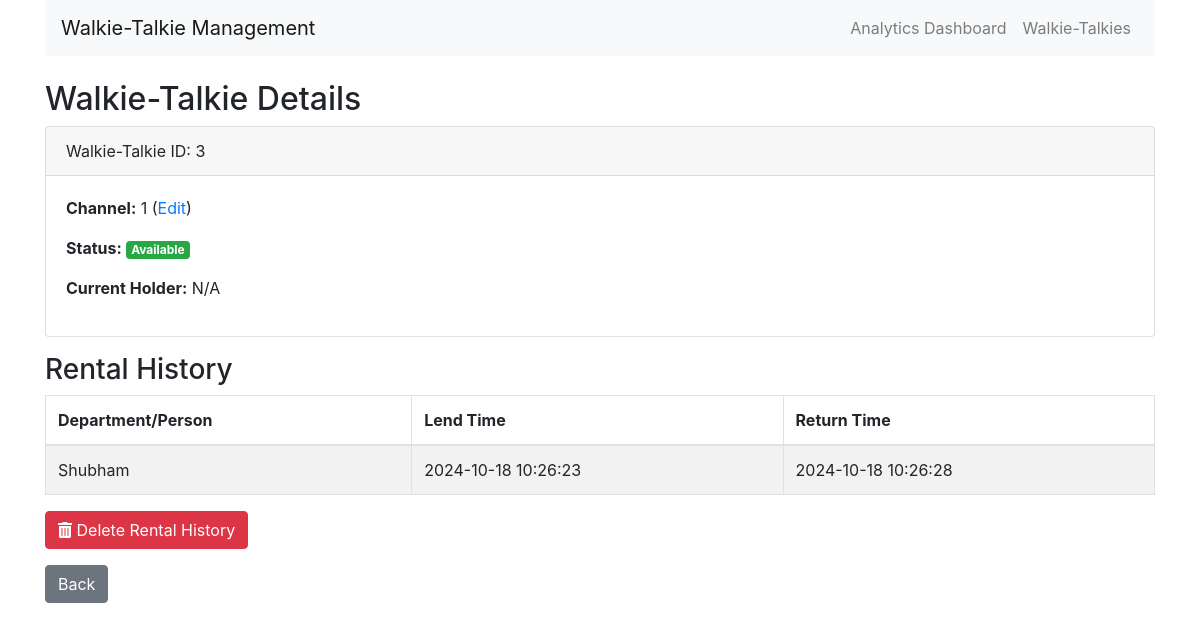
The page /walkie_talkie/3 on the database as committed earlier.
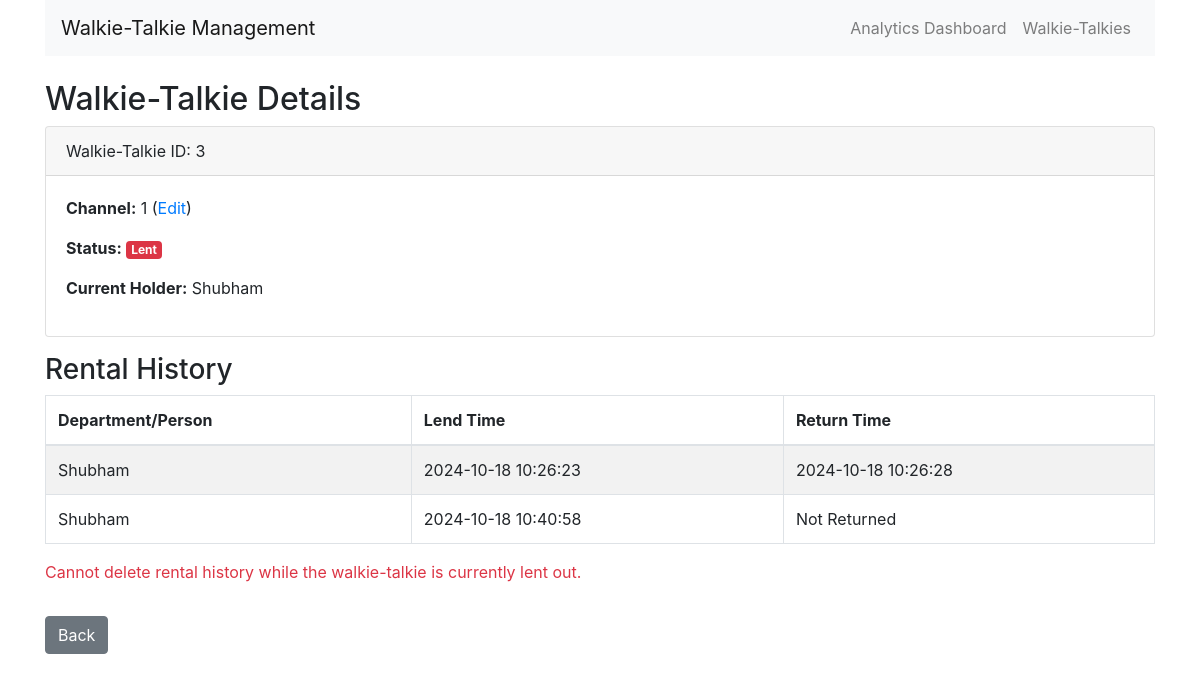
The same page on the database as committed later.
### models.py (models this page shows)
class WalkieTalkie(db.Model):
    id = db.Column(db.Integer, primary_key=True)
    channel = db.Column(db.Integer, nullable=True, default=1)
    is_lent = db.Column(db.Boolean, default=False)
    current_holder = db.Column(db.String(100), nullable=True)
    is_charged = db.Column(db.Boolean, default=False)  # Default is now False (discharged)
    rental_history = db.relationship('Rental', backref='walkie_talkie', lazy=True)

class Rental(db.Model):
    id = db.Column(db.Integer, primary_key=True)
    walkie_talkie_id = db.Column(db.Integer, db.ForeignKey('walkie_talkie.id'))
    department_id = db.Column(db.Integer, db.ForeignKey('department.id'))
    lend_time = db.Column(db.DateTime, default=get_ist_now)
    return_time = db.Column(db.DateTime, nullable=True)

class Department(db.Model):
    id = db.Column(db.Integer, primary_key=True)
    name = db.Column(db.String(100), nullable=False, unique=True)
    rental_history = db.relationship('Rental', backref='department', lazy=True)

### routes.py (the view)
@app.route('/walkie_talkie/<int:wt_id>')
def view_walkie_talkie(wt_id):
    wt = WalkieTalkie.query.get_or_404(wt_id)
    rentals = Rental.query.filter_by(walkie_talkie_id=wt_id).all()
    return render_template('walkie_talkie.html', wt=wt, rentals=rentals)

### templates/walkie_talkie.html
{% extends 'base.html' %}
{% block content %}
<h2>Walkie-Talkie Details</h2>
<div class="card mb-3">
    <div class="card-header">
        Walkie-Talkie ID: {{ wt.id }}
    </div>
    <div class="card-body">
        <p><strong>Channel:</strong> {{ wt.channel }} (<a href="{{ url_for('edit_walkie_talkie', wt_id=wt.id) }}">Edit</a>)</p>
        <p><strong>Status:</strong>
            {% if wt.is_lent %}
                <span class="badge badge-danger">Lent</span>
            {% else %}
                <span class="badge badge-success">Available</span>
            {% endif %}
        </p>
        <p><strong>Current Holder:</strong> {{ wt.current_holder or 'N/A' }}</p>
    </div>
</div>
<h3>Rental History</h3>
{% if rentals %}
<table class="table table-striped table-bordered">
    <thead>
        <tr>
            <th>Department/Person</th>
            <th>Lend Time</th>
            <th>Return Time</th>
        </tr>
    </thead>
    <tbody>
        {% for rental in rentals %}
        <tr>
            <td>{{ rental.department.name }}</td>
            <td>{{ rental.lend_time.strftime('%Y-%m-%d %H:%M:%S') }}</td>
            <td>{{ rental.return_time.strftime('%Y-%m-%d %H:%M:%S') if rental.return_time else 'Not Returned' }}</td>
        </tr>
        {% endfor %}
    </tbody>
</table>
{% if not wt.is_lent %}
<form action="{{ url_for('delete_rental_history', wt_id=wt.id) }}" method="post" onsubmit="return confirm('Are you sure you want to delete all rental history for this walkie-talkie? This action cannot be undone.');">
    <button type="submit" class="btn btn-danger">
        <i class="fas fa-trash-alt"></i> Delete Rental History
    </button>
</form>
{% else %}
    <p class="text-danger">Cannot delete rental history while the walkie-talkie is currently lent out.</p>
{% endif %}
{% else %}
    <p>No rental history available for this walkie-talkie.</p>
{% endif %}
<a href="{{ url_for('index') }}" class="btn btn-secondary mt-3">Back</a>
{% endblock %}

### templates/base.html (shortened to what this page needs)
<!DOCTYPE html>
<html>
<head>
    <link rel="stylesheet"
          href="https://maxcdn.bootstrapcdn.com/bootstrap/4.5.2/css/bootstrap.min.css">
    <link rel="stylesheet" href="https://cdnjs.cloudflare.com/ajax/libs/font-awesome/5.15.1/css/all.min.css">
</head>
<body>
    <div class="container">
        <nav class="navbar navbar-expand-lg navbar-light bg-light mb-4">
            <a class="navbar-brand" href="{{ url_for('index') }}">Walkie-Talkie Management</a>
            <div class="collapse navbar-collapse">
                <ul class="navbar-nav ml-auto">
                    <li class="nav-item">
                        <a class="nav-link" href="{{ url_for('analytics') }}">Analytics Dashboard</a>
                    </li>
                    <li class="nav-item">
                        <a class="nav-link" href="{{ url_for('list_walkie_talkies') }}">Walkie-Talkies</a>
                    </li>
                </ul>
            </div>
        </nav>
        {% block content %}{% endblock %}
    </div>
</body>
</html>

Rows that differ between the two databases and show on the page:
changed WalkieTalkie id 3: is_lent False → True (drawn); current_holder "N/A" → "Shubham"
added Rental: department.name "Shubham", lend_time "2024-10-18 10:40:58", return_time "Not Returned"
Other text that changed with them:
text no longer shown: "Available Delete Rental History"
text now shown: "Lent Cannot delete rental history while the walkie-talkie is currently lent out."
